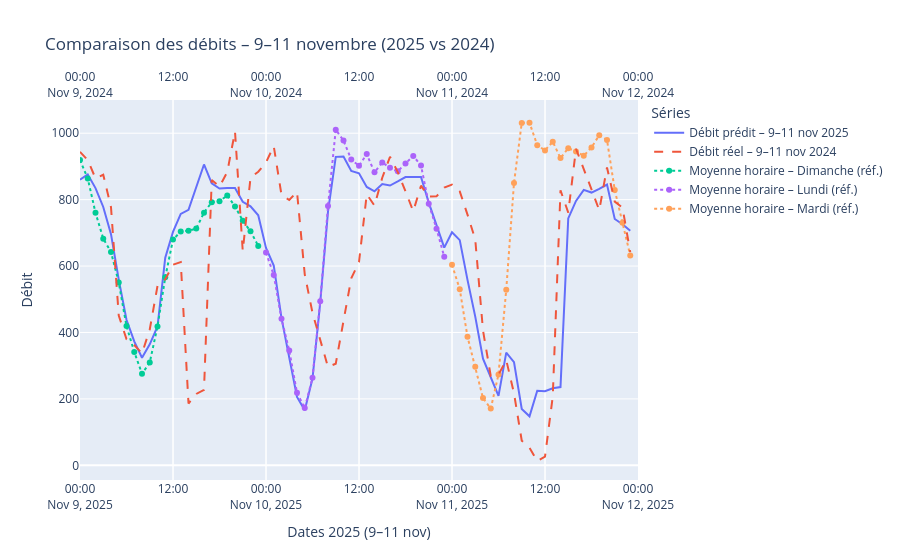

The notebook cell saved with this chart:
### Code cell
import pandas as pd
import plotly.graph_objects as go

# --- 0) Préparation des données
df_a_pred = df_a_pred.copy()
df_final  = df_final.copy()
df_a_pred['datetime'] = pd.to_datetime(df_a_pred['datetime'])
df_final['datetime']  = pd.to_datetime(df_final['datetime'])

# --- 1) Fenêtres temporelles
deb_2025, fin_2025 = pd.Timestamp('2025-11-09'), pd.Timestamp('2025-11-12')
deb_2024, fin_2024 = pd.Timestamp('2024-11-09'), pd.Timestamp('2024-11-12')

# --- 2) Filtrer les 9–11 novembre
mask_2025 = (df_a_pred['datetime'] >= deb_2025) & (df_a_pred['datetime'] < fin_2025)
mask_2024 = (df_final['datetime']  >= deb_2024) & (df_final['datetime']  < fin_2024)

df_2025 = df_a_pred.loc[mask_2025]
df_2024 = df_final.loc[mask_2024]

# --- 2b) Colonnes de valeurs
y_2025 = y_a_pred[df_2025.index]          # aligne y_a_pred sur df_2025
y_2024 = df_2024['Débit horaire']

# --- 3) Figure et séries principales
fig = go.Figure()

# Courbe 2025 (axe du bas)
fig.add_trace(go.Scatter(
    x=df_2025['datetime'],
    y=y_2025,
    mode='lines',
    name='Débit prédit – 9–11 nov 2025',
    xaxis='x1'
))

# Courbe 2024 (axe du haut)
fig.add_trace(go.Scatter(
    x=df_2024['datetime'],
    y=y_2024,
    mode='lines',
    name='Débit réel – 9–11 nov 2024',
    line=dict(dash='dash'),
    xaxis='x2'
))

# --- 4) Mise en page : deux axes X (dates) superposés
fig.update_layout(
    title='Comparaison des débits – 9–11 novembre (2025 vs 2024)',
    yaxis=dict(title='Débit'),

    # Axe bas = 2025
    xaxis=dict(
        title='Dates 2025 (9–11 nov)',
        range=[deb_2025, fin_2025],
        domain=[0, 1],
        anchor='y',
        rangeslider=dict(visible=False)
    ),

    # Axe haut = 2024
    xaxis2=dict(
        range=[deb_2024, fin_2024],
        overlaying='x',
        side='top',
        rangeslider=dict(visible=False)
    ),

    legend_title='Séries'
)

# --- 5) Référentiel : moyennes horaires toutes années confondues
ref_frames = []

# Historique (ex. 2024)
tmp_hist = df_final[['datetime', 'Débit horaire']].copy()
tmp_hist.rename(columns={'Débit horaire': 'value'}, inplace=True)
ref_frames.append(tmp_hist)

# (optionnel) Inclure aussi les prévisions 2025 dans le référentiel
tmp_pred = df_a_pred[['datetime']].copy()
tmp_pred['value'] = pd.Series(y_a_pred, index=df_a_pred.index).values
ref_frames.append(tmp_pred)

ref_df = pd.concat(ref_frames, ignore_index=True)
ref_df['datetime'] = pd.to_datetime(ref_df['datetime'])
ref_df['weekday']  = ref_df['datetime'].dt.weekday     # lundi=0 ... dimanche=6
ref_df['hour']     = ref_df['datetime'].dt.hour

hourly_means = (
    ref_df
    .groupby(['weekday','hour'])['value']
    .mean()
    .unstack('hour')            # index=0..6 ; colonnes=0..23
)

# --- 6) Utilitaire : tracer un profil moyen (0..23h) projeté sur une date (tiers du graphe)
def tracer_profil_sur_date(fig, date_cible, weekday_for_profile, name, xaxis):
    """
    Projette le profil moyen 'weekday_for_profile' sur la journée 'date_cible' (24 points : 00h..23h)
    et l'ajoute sur l'axe X spécifié (x1 ou x2).
    """
    heures = range(24)
    x_vals = [pd.Timestamp(date_cible).replace(hour=h, minute=0, second=0, microsecond=0) for h in heures]
    y_vals = hourly_means.loc[weekday_for_profile, list(heures)].values

    fig.add_trace(go.Scatter(
        x=x_vals,
        y=y_vals,
        mode='lines+markers',
        name=name,
        xaxis=xaxis,
        line=dict(dash='dot'),
        hovertemplate="%{x|%d/%m %Hh} – Moyenne: %{y:.2f}<extra></extra>"
    ))

# --- 7) Appliquer la logique des tiers (2025 en bas)
# Dimanche (1er tiers) → 9 novembre 2025
tracer_profil_sur_date(fig, pd.Timestamp("2025-11-09"), 6, "Moyenne horaire – Dimanche (réf.)", xaxis='x1')

# Lundi (2e tiers) → 10 novembre 2025
tracer_profil_sur_date(fig, pd.Timestamp("2025-11-10"), 0, "Moyenne horaire – Lundi (réf.)", xaxis='x1')

# Mardi (3e tiers) → 11 novembre 2025
tracer_profil_sur_date(fig, pd.Timestamp("2025-11-11"), 1, "Moyenne horaire – Mardi (réf.)", xaxis='x1')

# --- (facultatif) Répliquer aussi les profils sur l'axe du haut (2024)
# tracer_profil_sur_date(fig, pd.Timestamp("2024-11-09"), 6, "Moyenne horaire – Dimanche (réf.) [axe 2024]", xaxis='x2')
# tracer_profil_sur_date(fig, pd.Timestamp("2024-11-10"), 0, "Moyenne horaire – Lundi (réf.) [axe 2024]", xaxis='x2')
# tracer_profil_sur_date(fig, pd.Timestamp("2024-11-11"), 1, "Moyenne horaire – Mardi (réf.) [axe 2024]", xaxis='x2')

fig.show()
